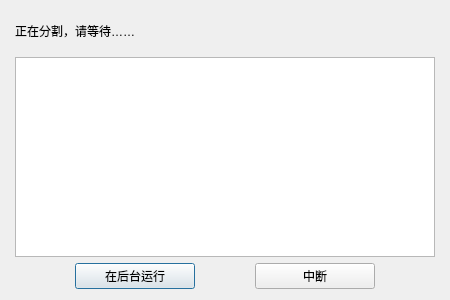
<?xml version="1.0" encoding="UTF-8"?>
<ui version="4.0">
 <class>Dialog</class>
 <widget class="QDialog" name="Dialog">
  <property name="geometry">
   <rect>
    <x>0</x>
    <y>0</y>
    <width>450</width>
    <height>300</height>
   </rect>
  </property>
  <property name="minimumSize">
   <size>
    <width>450</width>
    <height>300</height>
   </size>
  </property>
  <property name="maximumSize">
   <size>
    <width>450</width>
    <height>300</height>
   </size>
  </property>
  <property name="windowTitle">
   <string>正在分割</string>
  </property>
  <layout class="QHBoxLayout" name="horizontalLayout_2">
   <item>
    <layout class="QVBoxLayout" name="verticalLayout">
     <item>
      <widget class="QLabel" name="label">
       <property name="text">
        <string>正在分割，请等待……</string>
       </property>
      </widget>
     </item>
     <item>
      <widget class="QTextBrowser" name="run_log">
       <property name="minimumSize">
        <size>
         <width>420</width>
         <height>200</height>
        </size>
       </property>
       <property name="maximumSize">
        <size>
         <width>420</width>
         <height>200</height>
        </size>
       </property>
      </widget>
     </item>
     <item>
      <layout class="QHBoxLayout" name="horizontalLayout">
       <property name="spacing">
        <number>60</number>
       </property>
       <property name="leftMargin">
        <number>60</number>
       </property>
       <property name="rightMargin">
        <number>60</number>
       </property>
       <item>
        <widget class="QPushButton" name="mute_run_btn">
         <property name="text">
          <string>在后台运行</string>
         </property>
        </widget>
       </item>
       <item>
        <widget class="QPushButton" name="interrupt_btn">
         <property name="text">
          <string>中断</string>
         </property>
        </widget>
       </item>
      </layout>
     </item>
    </layout>
   </item>
  </layout>
 </widget>
 <resources/>
 <connections/>
</ui>
